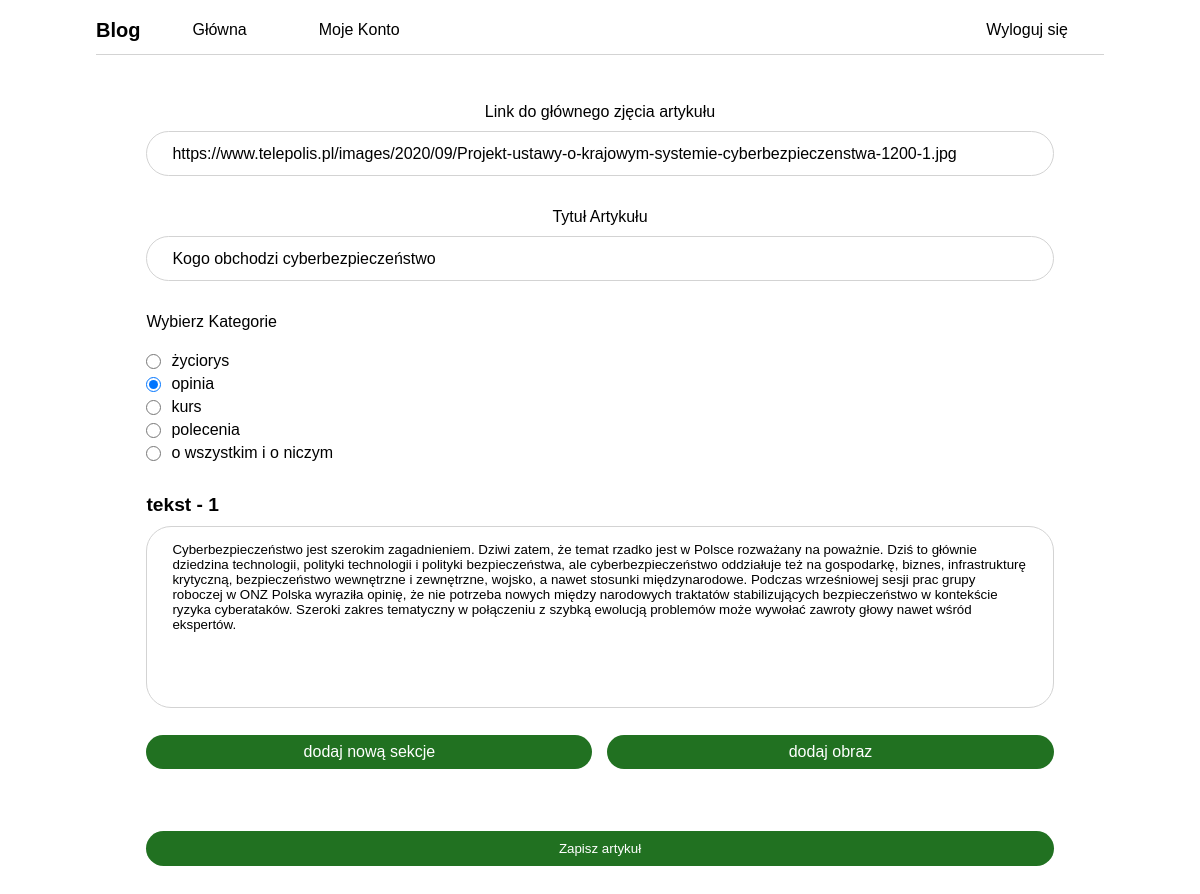
The app's page /jonatan-blog/edit/article.php?id=3 (signed in) with its own data.
### tables this page shows
create table article (
        article_id int auto_increment not null,
        article_header varchar(255) not null,
        article_src varchar(1000),
        article_text LONGTEXT,
        article_category_id int,
        article_created DATE not null,
        article_updated DATE not null,
        article_owner_id int,
        FOREIGN KEY(article_category_id) REFERENCES article_category (category_id),
        FOREIGN KEY(article_owner_id) REFERENCES user_login (user_id),
        primary key(article_id)
);

### jonatan-blog/edit/article.php (the view, shortened to what this page needs)
<?php
$server = mysqli_connect('localhost','root','');
$getArticleID = $id = $_GET['id'];
$myarticleQ = "SELECT * from article where article_id = '$getArticleID' ";
?>
<!DOCTYPE html>
<html lang="pl">
<head>
   <link rel="stylesheet" href="../../main.css">
</head>
<body>
   <?php include("../../components/nav.php") ?>
    <main class='create-article' >
        <section>
            <form method="post">
                <?php
                    $myarticleR = mysqli_query($server,$myarticleQ);
                    while($d = mysqli_fetch_array($myarticleR)){
                ?>
                <?php
                        $src = $d["article_src"];
                        echo "
                        <label class='src-label' >
                            <p>Link do głównego zjęcia artykułu</p>
                            <input type='text' name='src'  id='src' value='$src' />
                        </label>
                        ";
                ?>
                <?php
                        $header = $d["article_header"];
                        echo "
                        <label class='header-label' >
                            <p>Tytuł Artykułu</p>
                            <input type='text' name='header' id='header' placeholder='Podaj tytuł' value='$header'  />
                        </label>
                        ";
                ?>
                <?php
                    $category = $d["article_category_id"];
                    $category = intval($category);
                    $c0 = $category == 1 ? 'checked' : "";
                    $c1 = $category == 2 ? 'checked' : "";
                    $c2 = $category == 3 ? 'checked' : "";
                    $c3 = $category == 4 ? 'checked' : "";
                    $c4 = $category == 5 ? 'checked' : "";
                    echo "
                    <label class='category-label' >
                        <p>Wybierz Kategorie</p>
                        <script>
                            function checkIfChecked(v){
                                let i = '$category';
                                i = Number(i);
                                v = Number(v);
                                return i == v;
                            }
                        </script>
                        <label>
                            <p>życiorys</p>
                            <input type='radio' name=categoria class='category-radio' value='1' $c0  />
                        </label>
                        <label>
                            <p>opinia</p>
                            <input type='radio' name=categoria class='category-radio' value='2' $c1 />
                        </label>
                        <label>
                            <p>kurs</p>
                            <input type='radio' name=categoria class='category-radio' value='3' $c2 />
                        </label>
                        <label>
                            <p>polecenia</p>
                            <input type='radio' name=categoria class='category-radio' value='4' $c3 />
                        </label>
                        <label>
                            <p>o wszystkim i o niczym</p>
                            <input type='radio' name=categoria class='category-radio' value='5' $c4 />
                        </label>
                    </label>
                    ";
                ?>
                <?php
                    $text = json_decode($d['article_text'], true, 512, JSON_UNESCAPED_UNICODE);
                    $f = array_shift($text);
                    echo "
                    <div class='my-post' >
                        <div class='my-post-article-text_1' >
                            <h5>tekst - 1</h5>
                            <textarea
                                name='text_1'
                                id='text_1'
                                cols='30'
                                rows='10'
                                class='text'
                                onInput='textAreaValidation()'
                                onChange='textAreaValidation()'
                                onKeyDown='textAreaValidation()'
                                >$f</textarea>
                        </div>
                    ";
                    echo "</div>";
                }
                ?>
                <div class="article-buttons" >
                    <p class='add-section' >dodaj nową sekcje</p>
                    <p class='add-img' >dodaj obraz</p>
                </div>
                <button class="article-add"  type="submit" disabled >Zapisz artykuł</button>
            </form>
    </section>
</main>
</body>
</html>

### main.css (style rules this page uses)
* { margin: 0; padding: 0; -webkit-box-sizing: border-box; box-sizing: border-box; color: black; font-family: 'Poppins', sans-serif; }
body { padding: 1rem 8vw; }
.create-article { margin-bottom: 20rem; }
.create-article section { margin-top: 3rem; }
.create-article section form label { width: 100%; height: auto; display: -webkit-box; display: -ms-flexbox; display: flex; -webkit-box-align: center; -ms-flex-align: center; align-items: center; -webkit-box-pack: center; -ms-flex-pack: center; justify-content: center; -webkit-box-orient: vertical; -webkit-box-direction: normal; -ms-flex-direction: column; flex-direction: column; margin-bottom: 2rem; gap: 10px; }
.create-article section form label p { font-size: 1rem; }
.create-article section form label input { width: 90%; height: 45px; font-size: 1rem; color: black; border-radius: 25px; outline: none; border: 1px solid lightgrey; padding: 0 25px; }
.create-article section form .category-label { display: -webkit-box; display: -ms-flexbox; display: flex; -webkit-box-orient: vertical; -webkit-box-direction: normal; -ms-flex-direction: column; flex-direction: column; gap: 5px; -webkit-box-pack: start; -ms-flex-pack: start; justify-content: flex-start; -webkit-box-align: start; -ms-flex-align: start; align-items: flex-start; padding-left: 5%; }
.create-article section form .category-label p { margin-bottom: 1rem; }
.create-article section form .category-label label { display: -webkit-box; display: -ms-flexbox; display: flex; -webkit-box-orient: horizontal; -webkit-box-direction: reverse; -ms-flex-direction: row-reverse; flex-direction: row-reverse; -webkit-box-pack: end; -ms-flex-pack: end; justify-content: flex-end; -webkit-box-align: center; -ms-flex-align: center; align-items: center; margin-bottom: 0rem; }
.create-article section form .category-label label p { margin-bottom: 0; }
.create-article section form .category-label label input { width: 15px; height: 15px; }
.create-article section form .my-post div { width: 100%; height: auto; display: -webkit-box; display: -ms-flexbox; display: flex; -webkit-box-orient: vertical; -webkit-box-direction: normal; -ms-flex-direction: column; flex-direction: column; -webkit-box-align: center; -ms-flex-align: center; align-items: center; -webkit-box-pack: center; -ms-flex-pack: center; justify-content: center; margin-bottom: 1.5rem; }
.create-article section form .my-post div h5 { width: 90%; text-align: left; font-size: 1.2rem; margin-bottom: 10px; }
.create-article section form .my-post div textarea { width: 90%; border: 1px solid lightgrey; outline: none; border-radius: 25px; padding: 15px 25px; resize: none; }
.create-article section form .article-buttons { width: 90%; display: -webkit-box; display: -ms-flexbox; display: flex; -webkit-box-align: center; -ms-flex-align: center; align-items: center; margin-left: 5%; -webkit-box-pack: justify; -ms-flex-pack: justify; justify-content: space-between; -webkit-box-orient: horizontal; -webkit-box-direction: normal; -ms-flex-direction: row; flex-direction: row; cursor: pointer; gap: 15px; }
.create-article section form .article-buttons p { width: 100%; text-align: center; background-color: #217121; color: white; border-radius: 25px; padding: 8px 0; margin-top: .2rem; cursor: pointer; }
.create-article section form .article-add { width: 90%; outline: none; border: none; text-align: center; background-color: #217121; color: white; margin-left: 5%; margin-top: 2rem; padding: 10px 0; border-radius: 25px; cursor: pointer; }

### records on screen
article: src "https://www.telepolis.pl/images/2020/09/Projekt-ustawy-o-krajowym-systemie-cyberbezpieczenstwa-1200-1.jpg", header "Kogo obchodzi cyberbezpieczeństwo", text_1 "Cyberbezpieczeństwo jest szerokim zagadnieniem. Dziwi zatem, że temat rzadko jest w Polsce rozważany na poważnie. Dziś to głównie dziedzina technologii, polityki technologii i polityki bezpieczeństwa, ale cyberbezpieczeństwo oddziałuje też na gospodarkę, biznes, infrastrukturę krytyczną, bezpieczeństwo wewnętrzne i zewnętrzne, wojsko, a nawet stosunki międzynarodowe. Podczas wrześniowej sesji prac grupy roboczej w ONZ Polska wyraziła opinię, że nie potrzeba nowych między narodowych traktatów stabilizujących bezpieczeństwo w kontekście ryzyka cyberataków. Szeroki zakres tematyczny w połączeniu z szybką ewolucją problemów może wywołać zawroty głowy nawet wśród ekspertów."
